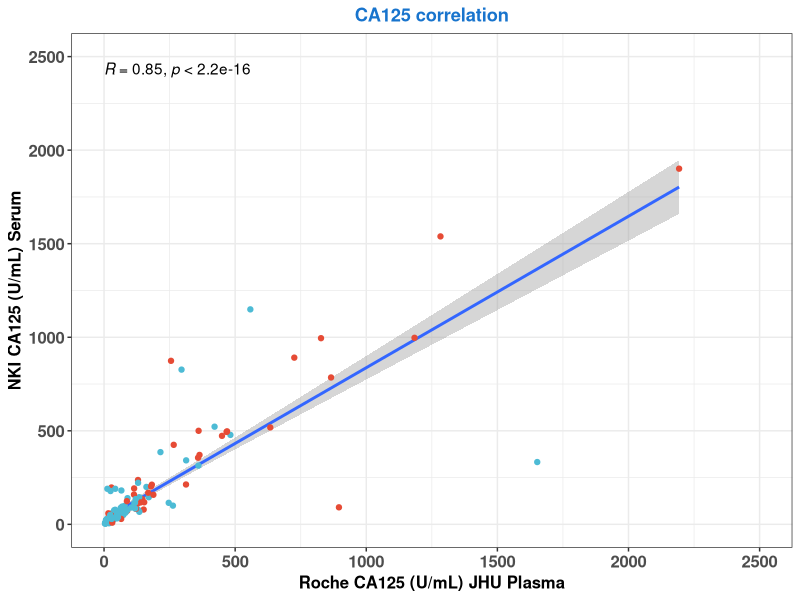
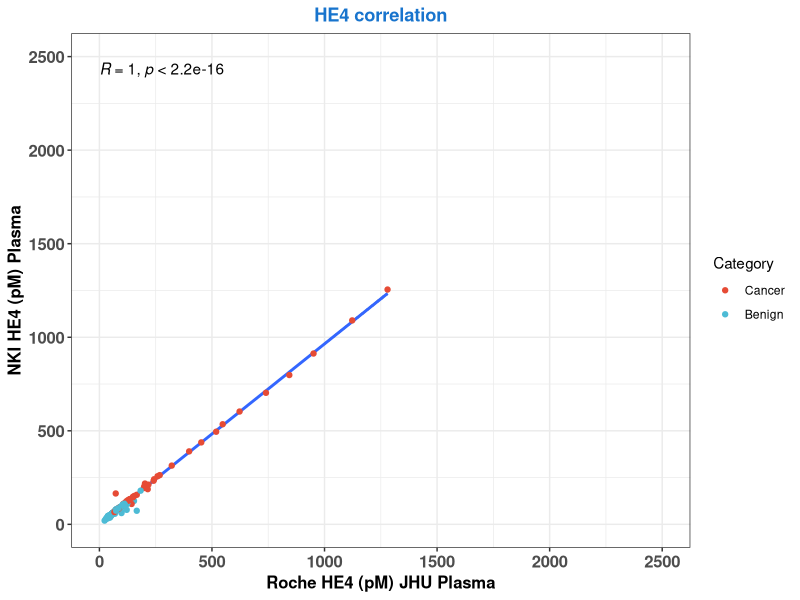
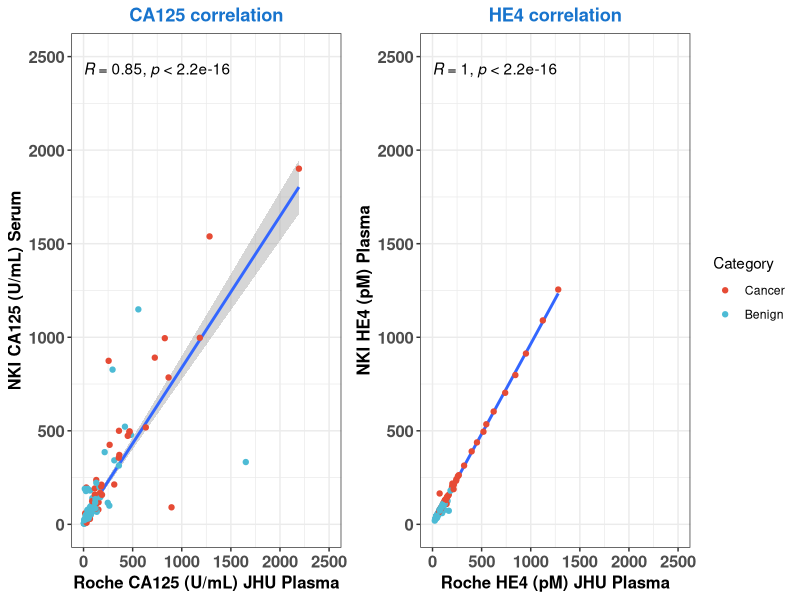

Write R code to recreate these figures, in order.
## ---- chunk 1
###################################
# S17
#####################################
library(tidyverse)
library(ggsci)
library(readxl)
library(egg)
library(ggpubr)
library(here)
library(data.table)
#Clean out list section
rm(list=ls());gc()

proteins <- read_xlsx(here("data/S17.xlsx"))
proteins$`Roche Ca-125 U/mL` <- as.numeric(as.character(proteins$`Roche Ca-125 U/mL`))
proteins$nki <- as.numeric(as.character(proteins$nki))
proteins$nki_he4 <- as.numeric(as.character(proteins$nki_he4))
proteins$`Roche HE-4 pmol/L` <- as.numeric(as.character(proteins$`Roche HE-4 pmol/L`))
prot <- proteins %>% filter(nki != c("NA", "unknown"))
data2 <- fread(here("data/metadata.csv"))
d3 <- data2 %>% select(id, id2, cohort, type, stage, subtype_simple)
prot2 <- inner_join(prot, d3, by = c("CGID"="id"))
prot2 <- prot2 %>% mutate(type2 = ifelse(type == "cancer", "Cancer", ifelse(type == "non-cancer", "Benign", "Benign")))
prot2$type2 <- factor(prot2$type2, levels = c("Cancer", "Benign"))

a <- prot2 %>% 
  ggplot(aes(`Roche Ca-125 U/mL`, nki)) +
  labs(x="Roche CA125 (U/mL) JHU Plasma", y ="NKI CA125 (U/mL) Serum", color = "Category") +
  ggtitle("CA125 correlation") +
    scale_color_npg() +
  xlim(0, 2500) +
  ylim(0, 2500) +
  theme_bw() +
  geom_smooth(method='lm', formula= y~x) +
  geom_point(aes(color = type2)) +
  theme(plot.title = element_text(hjust = 0.5, face = "bold", color = "dodgerblue3"),
        legend.position = "none", 
        axis.title = element_text(face = "bold", size = 12),
        axis.text.x=element_text(face = "bold", size = 12), 
        axis.text.y=element_text(face = "bold", size = 12)) + stat_cor(method = "pearson")

a

b <- prot2 %>% 
  ggplot(aes(`Roche HE-4 pmol/L`, nki_he4)) +
  labs(x="Roche HE4 (pM) JHU Plasma", y ="NKI HE4 (pM) Plasma", color = "Category") +
  ggtitle("HE4 correlation") +
  scale_color_npg() +
  xlim(0, 2500) +
  ylim(0, 2500) +
  theme_bw() +
  geom_smooth(method='lm', formula= y~x) +
  geom_point(aes(color = type2)) +
  theme(plot.title = element_text(hjust = 0.5, face = "bold", color = "dodgerblue3"),
        axis.title = element_text(face = "bold", size = 12),
        axis.text.x=element_text(face = "bold", size = 12), 
        axis.text.y=element_text(face = "bold", size = 12)) + stat_cor(method = "pearson")
b
prot_plot <- egg::ggarrange(a,b, nrow = 1)
# ggsave("./docs/prot_plot_051524.png", plot = prot_plot)
